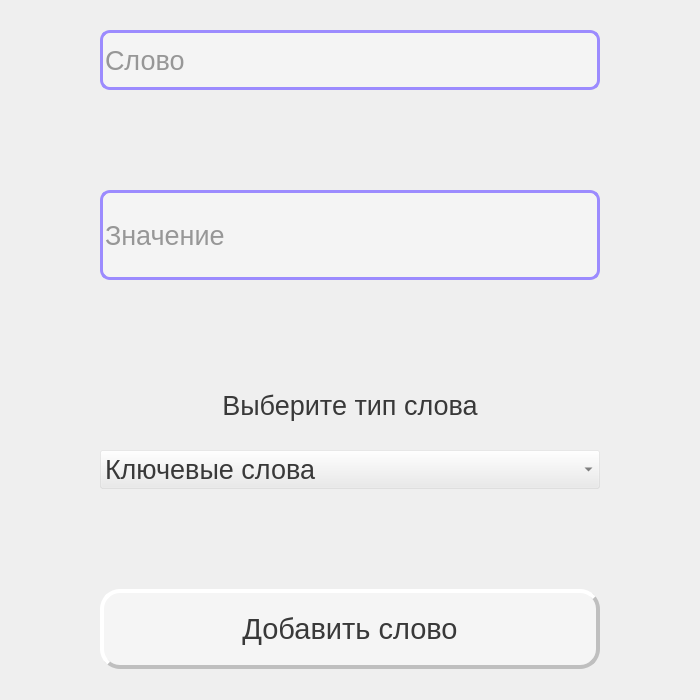
<?xml version="1.0" encoding="UTF-8"?>
<ui version="4.0">
 <class>TechEng</class>
 <widget class="QWidget" name="TechEng">
  <property name="geometry">
   <rect>
    <x>0</x>
    <y>0</y>
    <width>700</width>
    <height>700</height>
   </rect>
  </property>
  <property name="sizePolicy">
   <sizepolicy hsizetype="Fixed" vsizetype="Fixed">
    <horstretch>0</horstretch>
    <verstretch>0</verstretch>
   </sizepolicy>
  </property>
  <property name="minimumSize">
   <size>
    <width>700</width>
    <height>700</height>
   </size>
  </property>
  <property name="windowTitle">
   <string>TechEng</string>
  </property>
  <layout class="QVBoxLayout" name="verticalLayout_4">
   <property name="leftMargin">
    <number>0</number>
   </property>
   <property name="topMargin">
    <number>0</number>
   </property>
   <property name="rightMargin">
    <number>0</number>
   </property>
   <property name="bottomMargin">
    <number>0</number>
   </property>
   <item>
    <widget class="QWidget" name="widget" native="true">
     <layout class="QVBoxLayout" name="verticalLayout_2">
      <property name="leftMargin">
       <number>0</number>
      </property>
      <property name="topMargin">
       <number>0</number>
      </property>
      <property name="rightMargin">
       <number>0</number>
      </property>
      <property name="bottomMargin">
       <number>0</number>
      </property>
      <item>
       <layout class="QVBoxLayout" name="verticalLayout">
        <property name="spacing">
         <number>100</number>
        </property>
        <property name="leftMargin">
         <number>100</number>
        </property>
        <property name="topMargin">
         <number>30</number>
        </property>
        <property name="rightMargin">
         <number>100</number>
        </property>
        <property name="bottomMargin">
         <number>30</number>
        </property>
        <item>
         <widget class="QLineEdit" name="word">
          <property name="sizePolicy">
           <sizepolicy hsizetype="Expanding" vsizetype="Expanding">
            <horstretch>0</horstretch>
            <verstretch>0</verstretch>
           </sizepolicy>
          </property>
          <property name="minimumSize">
           <size>
            <width>0</width>
            <height>60</height>
           </size>
          </property>
          <property name="maximumSize">
           <size>
            <width>16777215</width>
            <height>60</height>
           </size>
          </property>
          <property name="font">
           <font>
            <family>Segoe UI Historic</family>
            <pointsize>20</pointsize>
           </font>
          </property>
          <property name="styleSheet">
           <string notr="true">background: rgba(255, 255, 255, 0.3);
border-radius: 10px;
border-style:solid;
 border-width:3px;
border-color: rgb(156, 139, 254);
color: rgb(57, 57, 57)</string>
          </property>
          <property name="placeholderText">
           <string>Слово</string>
          </property>
         </widget>
        </item>
        <item>
         <widget class="QLineEdit" name="meaning">
          <property name="sizePolicy">
           <sizepolicy hsizetype="Expanding" vsizetype="Expanding">
            <horstretch>0</horstretch>
            <verstretch>0</verstretch>
           </sizepolicy>
          </property>
          <property name="minimumSize">
           <size>
            <width>0</width>
            <height>90</height>
           </size>
          </property>
          <property name="maximumSize">
           <size>
            <width>16777215</width>
            <height>90</height>
           </size>
          </property>
          <property name="font">
           <font>
            <family>Segoe UI Historic</family>
            <pointsize>20</pointsize>
           </font>
          </property>
          <property name="styleSheet">
           <string notr="true">background: rgba(255, 255, 255, 0.3);
border-radius: 10px;
border-style:solid;
 border-width:3px;
border-color: rgb(156, 139, 254);
color: rgb(57,57,57)</string>
          </property>
          <property name="placeholderText">
           <string>Значение</string>
          </property>
         </widget>
        </item>
        <item>
         <layout class="QVBoxLayout" name="verticalLayout_3">
          <property name="spacing">
           <number>20</number>
          </property>
          <item>
           <widget class="QLabel" name="label">
            <property name="maximumSize">
             <size>
              <width>16777215</width>
              <height>50</height>
             </size>
            </property>
            <property name="font">
             <font>
              <family>Segoe UI Historic</family>
              <pointsize>20</pointsize>
             </font>
            </property>
            <property name="styleSheet">
             <string notr="true">color:  rgb(57, 57, 57)</string>
            </property>
            <property name="text">
             <string>Выберите тип слова</string>
            </property>
            <property name="alignment">
             <set>Qt::AlignCenter</set>
            </property>
           </widget>
          </item>
          <item>
           <widget class="QComboBox" name="comboBox">
            <property name="font">
             <font>
              <family>Segoe UI Historic</family>
              <pointsize>20</pointsize>
             </font>
            </property>
            <property name="styleSheet">
             <string notr="true">QComboBox{background: rgba(234, 234, 234, 0.2);
color: rgb(57, 57, 57)}

QComboBox::on{
selection-background: rgba(234, 234, 234, 0.2);
color: rgb(57, 57, 57);
padding: 10px
}</string>
            </property>
            <item>
             <property name="text">
              <string>Ключевые слова</string>
             </property>
            </item>
            <item>
             <property name="text">
              <string>Слова для разработки</string>
             </property>
            </item>
            <item>
             <property name="text">
              <string>Back-end разработка</string>
             </property>
            </item>
           </widget>
          </item>
         </layout>
        </item>
        <item>
         <layout class="QVBoxLayout" name="verticalLayout_5">
          <item>
           <widget class="QPushButton" name="addword">
            <property name="sizePolicy">
             <sizepolicy hsizetype="Ignored" vsizetype="Ignored">
              <horstretch>0</horstretch>
              <verstretch>0</verstretch>
             </sizepolicy>
            </property>
            <property name="minimumSize">
             <size>
              <width>0</width>
              <height>60</height>
             </size>
            </property>
            <property name="maximumSize">
             <size>
              <width>16777215</width>
              <height>80</height>
             </size>
            </property>
            <property name="font">
             <font>
              <family>Segoe UI Historic</family>
              <pointsize>22</pointsize>
             </font>
            </property>
            <property name="styleSheet">
             <string notr="true">QPushButton{background: rgba(255, 255, 255, 0.4);
border-radius: 20px;
border-style: outset;
 border-width: 4px;
border-color:rgb(191, 191, 191);
color:rgb(57, 57, 57);}

QPushButton:pressed {
background: rgba(234, 234, 234, 0.6);
color:rgb(57, 57, 57);
}</string>
            </property>
            <property name="text">
             <string>Добавить слово</string>
            </property>
           </widget>
          </item>
         </layout>
        </item>
       </layout>
      </item>
     </layout>
    </widget>
   </item>
  </layout>
 </widget>
 <resources/>
 <connections/>
</ui>
